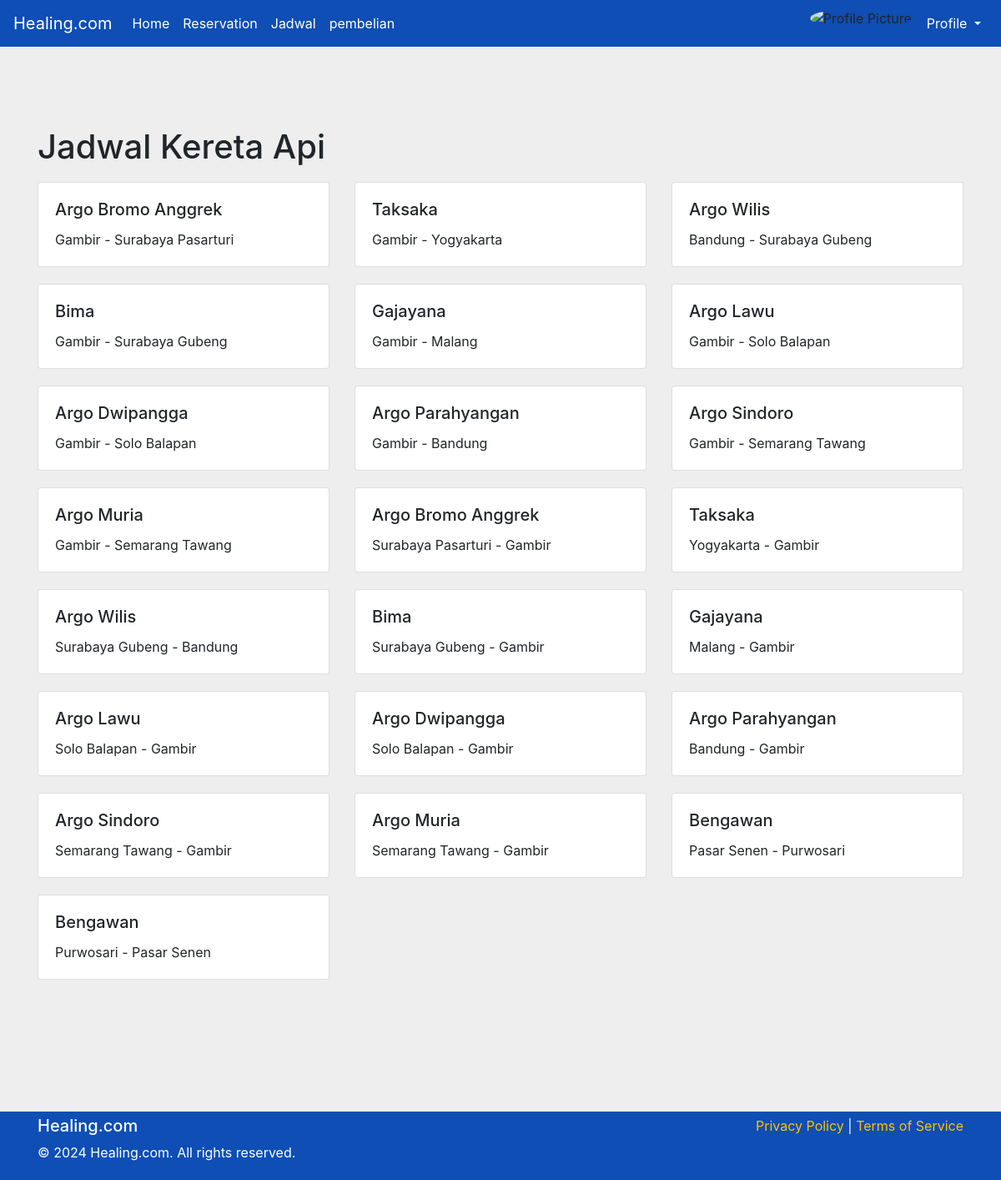
The page /Kereta/jadwal.php (signed in) on the database its author committed.
### tables this page shows
CREATE TABLE `kereta_api` (
  `id_kereta` int(11) NOT NULL,
  `nama_kereta` varchar(100) DEFAULT NULL,
  `rute` varchar(255) DEFAULT NULL,
  `biaya` int(11) DEFAULT NULL,
  `total_kursi` int(11) DEFAULT NULL
);

### Kereta/jadwal.php (the view, shortened to what this page needs)
<?php
include "koneksi.php";
$query = "SELECT id_kereta, nama_kereta, rute FROM kereta_api";
$result = mysqli_query($conn, $query);
$kereta = array();
while ($row = mysqli_fetch_assoc($result)) {
    $kereta[] = $row;
}
?>
<!DOCTYPE html>
<html lang="en">
<head>
    <link rel="stylesheet"  href="css/style.css">
    <link rel="stylesheet" href="https://cdnjs.cloudflare.com/ajax/libs/font-awesome/6.5.2/css/all.min.css">
    <link rel="stylesheet" href="https://stackpath.bootstrapcdn.com/bootstrap/4.3.1/css/bootstrap.min.css">
</head>
<body style="background-color: #EEEEEE;">
<div class="content-wrapper">
    <?php include "nav.php"; ?>
    <div class="main-content container mt-5 pt-5">
        <h1>Jadwal Kereta Api</h1>
        <div class="row" id="kereta-cards">
            <?php
            foreach ($kereta as $k) {
                echo '
                <div class="col-md-4">
                    <div class="card kereta-card" data-id="' . $k['id_kereta'] . '" data-nama="' . $k['nama_kereta'] . '" data-rute="' . $k['rute'] . '">
                        <div class="card-body">
                            <h5 class="card-title">' . $k['nama_kereta'] . '</h5>
                            <p class="card-text">' . $k['rute'] . '</p>
                        </div>
                    </div>
                </div>
                ';
            }
            ?>
        </div>
    </div>
    </div>
    <?php include "footer.php"; ?>
</body>
</html>

### Kereta/css/style.css (style rules this page uses)
* { margin: 0; padding: 0; box-sizing: border-box; }
body { font-family: "Inter", sans-serif; background-color: #EEEEEE; display: flex; flex-direction: column; min-height: 100vh; }
.main-content { padding-top: 100px; padding-bottom: 100px; }
.content-wrapper { flex: 1; }

### Kereta/jadwal.php (style rules this page uses)
.card { cursor: pointer; margin: 10px 0; }
.main-content { padding-top: 100px; padding-bottom: 100px; }

### rows shown on the page
kereta_api: nama_kereta "Argo Bromo Anggrek", rute "Gambir - Surabaya Pasarturi"
kereta_api: nama_kereta "Taksaka", rute "Gambir - Yogyakarta"
kereta_api: nama_kereta "Argo Wilis", rute "Bandung - Surabaya Gubeng"
kereta_api: nama_kereta "Bima", rute "Gambir - Surabaya Gubeng"
kereta_api: nama_kereta "Gajayana", rute "Gambir - Malang"
kereta_api: nama_kereta "Argo Lawu", rute "Gambir - Solo Balapan"
kereta_api: nama_kereta "Argo Dwipangga", rute "Gambir - Solo Balapan"
kereta_api: nama_kereta "Argo Parahyangan", rute "Gambir - Bandung"
kereta_api: nama_kereta "Argo Sindoro", rute "Gambir - Semarang Tawang"
kereta_api: nama_kereta "Argo Muria", rute "Gambir - Semarang Tawang"
kereta_api: nama_kereta "Argo Bromo Anggrek", rute "Surabaya Pasarturi - Gambir"
kereta_api: nama_kereta "Taksaka", rute "Yogyakarta - Gambir"
kereta_api: nama_kereta "Argo Wilis", rute "Surabaya Gubeng - Bandung"
kereta_api: nama_kereta "Bima", rute "Surabaya Gubeng - Gambir"
kereta_api: nama_kereta "Gajayana", rute "Malang - Gambir"
kereta_api: nama_kereta "Argo Lawu", rute "Solo Balapan - Gambir"
kereta_api: nama_kereta "Argo Dwipangga", rute "Solo Balapan - Gambir"
kereta_api: nama_kereta "Argo Parahyangan", rute "Bandung - Gambir"
kereta_api: nama_kereta "Argo Sindoro", rute "Semarang Tawang - Gambir"
kereta_api: nama_kereta "Argo Muria", rute "Semarang Tawang - Gambir"
kereta_api: nama_kereta "Bengawan", rute "Pasar Senen - Purwosari"
kereta_api: nama_kereta "Bengawan", rute "Purwosari - Pasar Senen"
